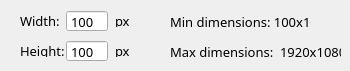
     <widget class="QWidget" name="scaleTab">
      <property name="font">
       <font>
        <family>Proxima Nova Rg</family>
       </font>
      </property>
      <attribute name="title">
       <string>Scale</string>
      </attribute>
      <widget class="QLabel" name="widthLabel">
       <property name="geometry">
        <rect>
         <x>20</x>
         <y>14</y>
         <width>47</width>
         <height>13</height>
        </rect>
       </property>
       <property name="font">
        <font>
         <family>Proxima Nova Rg</family>
         <pointsize>10</pointsize>
        </font>
       </property>
       <property name="text">
        <string>Width: </string>
       </property>
      </widget>
      <widget class="QLabel" name="heightLabel">
       <property name="geometry">
        <rect>
         <x>20</x>
         <y>44</y>
         <width>47</width>
         <height>13</height>
        </rect>
       </property>
       <property name="font">
        <font>
         <family>Proxima Nova Rg</family>
         <pointsize>10</pointsize>
        </font>
       </property>
       <property name="text">
        <string>Height: </string>
       </property>
      </widget>
      <widget class="QLabel" name="widthPx">
       <property name="geometry">
        <rect>
         <x>115</x>
         <y>14</y>
         <width>47</width>
         <height>13</height>
        </rect>
       </property>
       <property name="font">
        <font>
         <family>Proxima Nova Rg</family>
         <pointsize>10</pointsize>
        </font>
       </property>
       <property name="text">
        <string>px</string>
       </property>
      </widget>
      <widget class="QLabel" name="heightPx">
       <property name="geometry">
        <rect>
         <x>115</x>
         <y>44</y>
         <width>47</width>
         <height>13</height>
        </rect>
       </property>
       <property name="font">
        <font>
         <family>Proxima Nova Rg</family>
         <pointsize>10</pointsize>
        </font>
       </property>
       <property name="text">
        <string>px</string>
       </property>
      </widget>
      <widget class="QSpinBox" name="widthVar">
       <property name="geometry">
        <rect>
         <x>66</x>
         <y>10</y>
         <width>42</width>
         <height>22</height>
        </rect>
       </property>
       <property name="font">
        <font>
         <family>Proxima Nova Rg</family>
         <pointsize>10</pointsize>
        </font>
       </property>
       <property name="buttonSymbols">
        <enum>QAbstractSpinBox::NoButtons</enum>
       </property>
       <property name="minimum">
        <number>100</number>
       </property>
       <property name="maximum">
        <number>1920</number>
       </property>
      </widget>
      <widget class="QSpinBox" name="heightVar">
       <property name="geometry">
        <rect>
         <x>66</x>
         <y>40</y>
         <width>42</width>
         <height>22</height>
        </rect>
       </property>
       <property name="font">
        <font>
         <family>Proxima Nova Rg</family>
         <pointsize>10</pointsize>
        </font>
       </property>
       <property name="buttonSymbols">
        <enum>QAbstractSpinBox::NoButtons</enum>
       </property>
       <property name="minimum">
        <number>100</number>
       </property>
       <property name="maximum">
        <number>1080</number>
       </property>
      </widget>
      <widget class="QLabel" name="maxLabel">
       <property name="geometry">
        <rect>
         <x>170</x>
         <y>44</y>
         <width>171</width>
         <height>16</height>
        </rect>
       </property>
       <property name="font">
        <font>
         <family>Proxima Nova Rg</family>
         <pointsize>10</pointsize>
        </font>
       </property>
       <property name="text">
        <string>Max dimensions:  1920x1080</string>
       </property>
      </widget>
      <widget class="QLabel" name="minLabel">
       <property name="geometry">
        <rect>
         <x>170</x>
         <y>14</y>
         <width>141</width>
         <height>16</height>
        </rect>
       </property>
       <property name="font">
        <font>
         <family>Proxima Nova Rg</family>
         <pointsize>10</pointsize>
        </font>
       </property>
       <property name="text">
        <string>Min dimensions: 100x100</string>
       </property>
      </widget>
     </widget>
